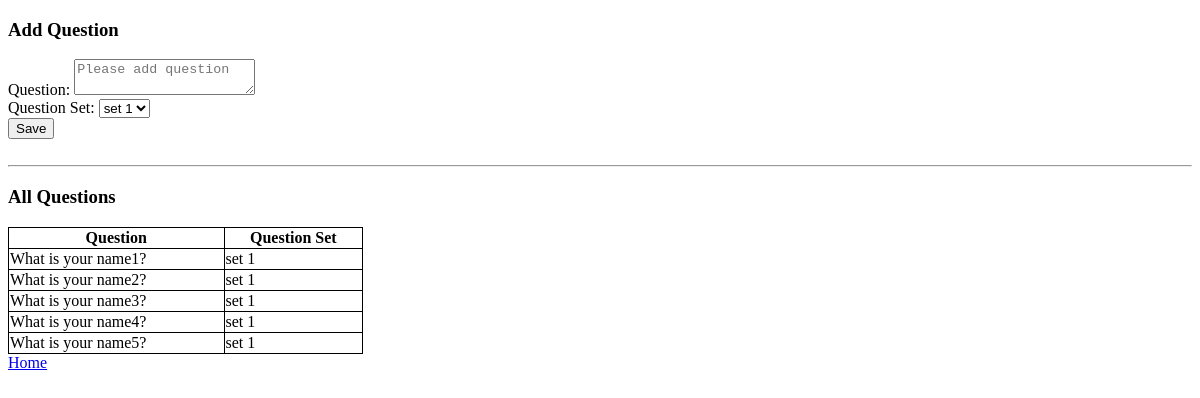
/questions_crud.php, run on an earlier commit of the app's database.
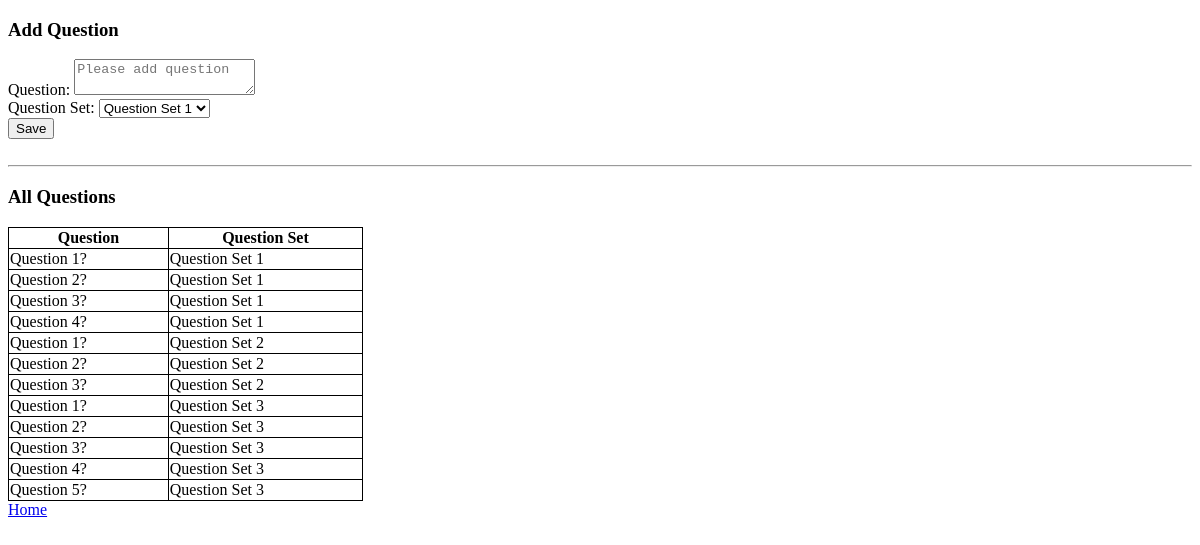
And on a later commit of the database.
### tables this page shows
CREATE TABLE `questions` (
  `id` int(11) NOT NULL AUTO_INCREMENT,
  `question_set_id` int(11) DEFAULT NULL,
  `question_text` text DEFAULT NULL,
  `question_is_deleted` tinyint(1) DEFAULT NULL,
  `question_created_at` timestamp NULL DEFAULT NULL,
  PRIMARY KEY (`id`)
);

CREATE TABLE `questions_set` (
  `id` int(11) NOT NULL AUTO_INCREMENT,
  `question_set_name` varchar(200) DEFAULT NULL,
  `question_set_category` varchar(100) DEFAULT NULL,
  `question_set_is_deleted` tinyint(1) DEFAULT NULL,
  `question_set_created_at` timestamp NULL DEFAULT NULL,
  PRIMARY KEY (`id`)
);

### DB_Connect.php (called while the page is built, shortened)
<?php
$query_for_all_question_set = "select
								    *
							   from
							   	   questions_set
							   order by id asc	";
function executeQueryWithoutParams($mysqli, $query)
{
    $stmt = $mysqli->stmt_init();
    if ($stmt->prepare($query)) {
        if ($stmt->execute()) {
            return $stmt->get_result();
        }
    }
    return ['error' => $stmt->error];
}
 ?>

### questions_crud.php (the view, shortened to what this page needs)
<?php
 	require_once('DB_Connect.php');
 	$query =   'select
					*
				from
					questions q
				inner join questions_set qs on
				 qs.id = q.question_set_id
				order by q.question_set_id';
	$questions = executeQueryWithoutParams($mysqli, $query);
	$questions_set = executeQueryWithoutParams($mysqli, $query_for_all_question_set);
?>
<!DOCTYPE html>
<html>
<head>
	<link rel="stylesheet" type="text/css" href="quiz.css">
</head>
<body>
	<div id="main">
		<div class="add">
			<h3>Add Question</h3>
			<form action="php_script.php" method="post">
				<label>Question: </label>
				<textarea name="add_question" id="question" placeholder="Please add question"></textarea>
				<br>
				<label>Question Set:</label>
				<select name="question_set">
					<?php while ($record = $questions_set->fetch_assoc()) {?>
						<option value="<?= $record['id'];?>"><?= $record['question_set_name'];?></option>
					<?php } ?>
				</select>
				<br>
				<input type="submit" name="add_question_submit" id="add_question_submit" value="Save">
			</form>
		</div>
		<br>
		<hr>
		<h3>All Questions</h3>
		<table>
			<thead>
				<tr>
					<th>Question </th>
					<th>Question Set</th>
				</tr>
			</thead>
			<tbody>
				<?php while ($row = $questions->fetch_assoc()) {
				?>
				<tr>
					<td><?= $row['question_text']; ?></td>
					<td><?= $row['question_set_name'];  ?></td>
				</tr>
				<?php } ?>
			</tbody>
		</table>
	</div>
	<?php require_once('footer.php') ?>
</body>
</html>

### footer.php (shortened to what this page needs)
<a href="index.php">Home</a>

### quiz.css (style rules this page uses)
table, td, th { border: 1px solid; }
th { font-weight: bold; }
table { width: 30%; border-collapse: collapse; }

What changed in the data, as far as the page shows it:
removed questions: question_text "What is your name1?", questions_set.question_set_name "set 1"
removed questions: question_text "What is your name2?", questions_set.question_set_name "set 1"
removed questions: question_text "What is your name3?", questions_set.question_set_name "set 1"
removed questions: question_text "What is your name4?", questions_set.question_set_name "set 1"
removed questions: question_text "What is your name5?", questions_set.question_set_name "set 1"
added questions: question_text "Question 1?", questions_set.question_set_name "Question Set 1"
added questions: question_text "Question 2?", questions_set.question_set_name "Question Set 1"
added questions: question_text "Question 3?", questions_set.question_set_name "Question Set 1"
added questions: question_text "Question 4?", questions_set.question_set_name "Question Set 1"
added questions: question_text "Question 1?", questions_set.question_set_name "Question Set 2"
added questions: question_text "Question 2?", questions_set.question_set_name "Question Set 2"
added questions: question_text "Question 3?", questions_set.question_set_name "Question Set 2"
added questions: question_text "Question 1?", questions_set.question_set_name "Question Set 3"
added questions: question_text "Question 2?", questions_set.question_set_name "Question Set 3"
added questions: question_text "Question 3?", questions_set.question_set_name "Question Set 3"
added questions: question_text "Question 4?", questions_set.question_set_name "Question Set 3"
added questions: question_text "Question 5?", questions_set.question_set_name "Question Set 3"
Also different on the page:
form field question_set: "set 1" → "Question Set 1"
